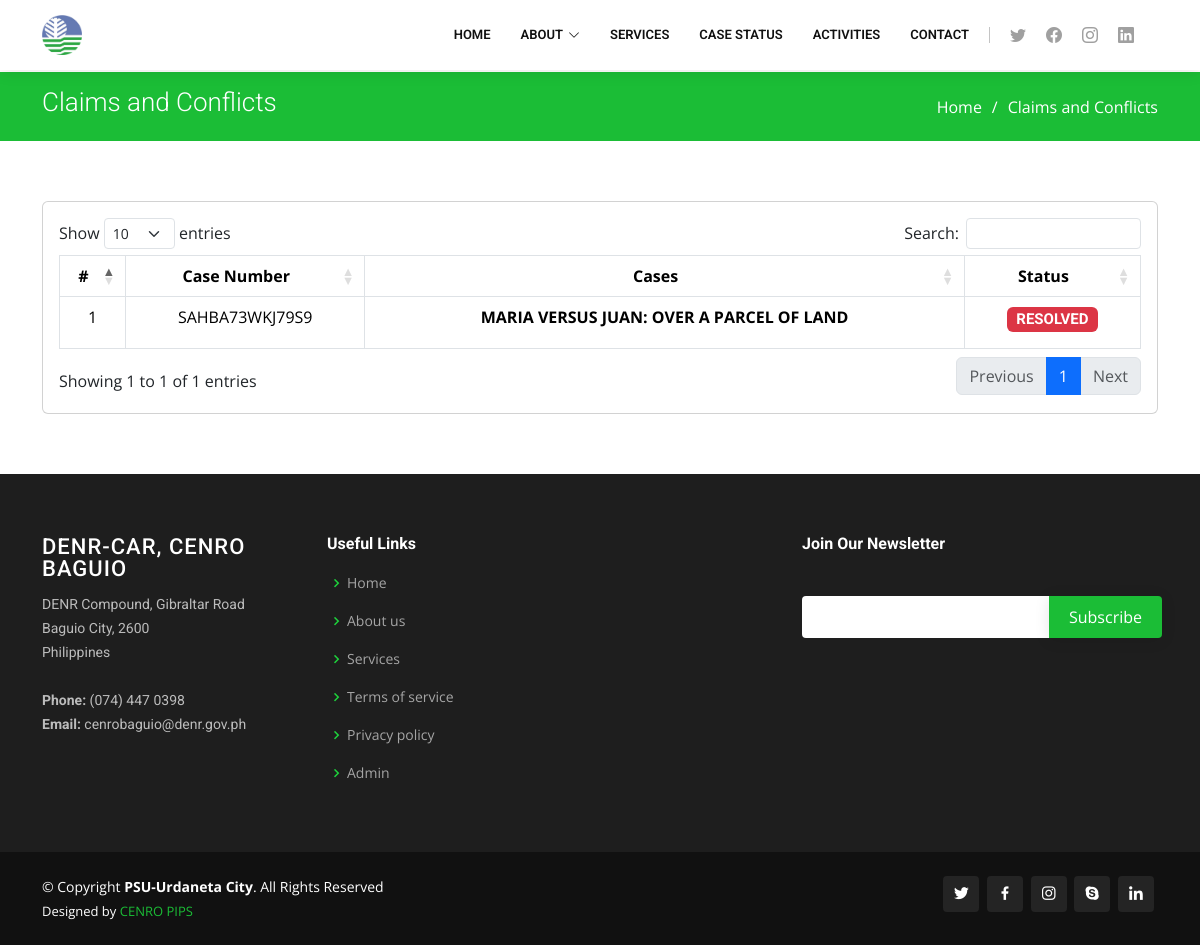
The app's page /cases.php with its own data.
### tables this page shows
CREATE TABLE `cases` (
  `case_id` int(11) NOT NULL,
  `case_number` varchar(100) NOT NULL,
  `case_desc` varchar(255) NOT NULL,
  `case_details` varchar(255) NOT NULL,
  `stat` int(11) NOT NULL DEFAULT 1
);

### cases.php (the view, shortened to what this page needs)
<!DOCTYPE html>
<html lang="en">
<head>
  <link href="assets/vendor/animate.css/animate.min.css" rel="stylesheet">
  <link href="assets/vendor/aos/aos.css" rel="stylesheet">
  <link href="assets/vendor/bootstrap/css/bootstrap.min.css" rel="stylesheet">
  <link href="assets/vendor/bootstrap-icons/bootstrap-icons.css" rel="stylesheet">
  <link href="assets/vendor/boxicons/css/boxicons.min.css" rel="stylesheet">
  <link href="assets/vendor/glightbox/css/glightbox.min.css" rel="stylesheet">
  <link href="assets/vendor/remixicon/remixicon.css" rel="stylesheet">
  <link href="assets/vendor/swiper/swiper-bundle.min.css" rel="stylesheet">
  <link href="assets/css/style.css" rel="stylesheet">
  <link rel="stylesheet" href="https://cdn.datatables.net/1.13.6/css/dataTables.bootstrap5.min.css">
</head>
<body>
  <?php
  include "navbar.php";
  include "config.php";
  ?>
  <main id="main">
    <section id="breadcrumbs" class="breadcrumbs">
      <div class="container">
        <div class="d-flex justify-content-between align-items-center">
          <h2>Claims and Conflicts</h2>
          <ol>
            <li><a href="index.php">Home</a></li>
            <li>Claims and Conflicts</li>
          </ol>
        </div>
      </div>
    </section>
    <section id="portfolio" class="portfolio">
      <div class="container">
          <div class="row">
            <div class="col-md-12">
              <div class="card md-3">
                <div class="card-body">
                  <table id="myTable" class="table table-bordered">
                    <thead>
                      <th class="text-center">#</th>
                      <th class="text-center">Case Number</th>
                      <th class="text-center">Cases</th>
                      <th class="text-center">Status</th>
                    </thead>
                    <tbody>
                      <?php
                      $i = 1;
                      $sql = "SELECT * FROM cases order by case_id asc";
                      $result = $mysqli->query($sql);
                      if ($result->num_rows > 0){
                      while ($row = $result->fetch_assoc()) :
                      ?>
                        <tr>
                          <td class="text-center"><?php echo $i++ ?></td>
                          <td class="text-center"><?php echo $row['case_number']; ?></td>
                          <td class="text-center">
                            <b><?php echo $row['case_desc'] ?></b>
                          </td>
                          <td class="text-center">
                            <?php
                              if($row['stat'] == 1){
                                echo '<h5><span class="badge bg-success">ACTIVE</span></h5>';
                            } else if($row['stat'] == 0){
                                echo '<h5><span class="badge bg-danger">RESOLVED</span></h5>';
                            } else if($row['stat'] == 2){
                              echo '<h5><span class="badge bg-warning ">ENDORSED</span></h5>';
                            }
                            ?>
                      <?php
                        endwhile;
                      }?>
                    </tbody>
                  </table>
                </div>
              </div>
            </div>
          </div>
        </div>
    </section>
  </main>
  <?php include "footer.php";?>
</body>
</html>

### assets/css/style.css (style rules this page uses)
body { font-family: "Open Sans", sans-serif; color: #4d4643; }
a { color: #1bbd36; text-decoration: none; }
h1, h2, h3, h4, h5, h6 { font-family: "Roboto", sans-serif; }
section { padding: 60px 0; overflow: hidden; }
.breadcrumbs { padding: 15px 0; background: #1bbd36; min-height: 40px; margin-top: 72px; }
.breadcrumbs h2 { font-size: 26px; font-weight: 300; color: #fff; }
.breadcrumbs ol { display: flex; flex-wrap: wrap; list-style: none; padding: 0; margin: 0; color: #fff; }
.breadcrumbs ol a { color: #fff; }
.breadcrumbs ol li+li { padding-left: 10px; }
.breadcrumbs ol li+li::before { display: inline-block; padding-right: 10px; color: #fff; content: "/"; }

### records on screen
cases: case_number "SAHBA73WKJ79S9", case_desc "MARIA VERSUS JUAN: OVER A PARCEL OF LAND", stat "RESOLVED"
